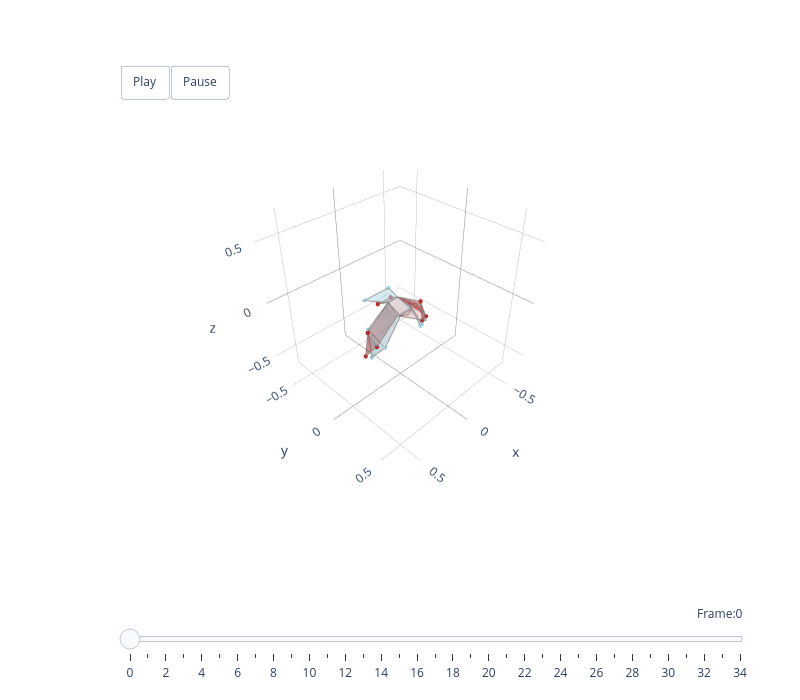

Notebook cell for this chart:
### Markdown cell above
### Compare with Hawk Wingbeat overlaid

### Code cell
# Reconstruct hawk flight using original hawk PCs and mean shape
recon_left_hawk = reconstruct(Left_selected, principal_components, mu, components_list)
recon_right_hawk = reconstruct(Right_selected, principal_components, mu, components_list)
reconstructed_hawk = to_bilateral(recon_right_hawk, left=recon_left_hawk)

# Compare hawk flight (blue) vs species flight (red)
animate_plotly_compare(
    [approx_bird3d, hawk3d],
    [reconstructed_full[:35], reconstructed_hawk[:35]],
    colours=['firebrick', 'lightblue']
)

### Figure 1 — Plotly figure (JSON) as saved in the notebook; plotly's stock layout.template omitted (floating-point values rounded to 4 significant figures)
{"data": [{"color": "firebrick", "hoverinfo": "none", "opacity": 0.5, "type": "mesh3d", "x": [-0.3123, -0.2647, -0.2802], "y": [-0.06263, 0.0156, -0.06066], "z": [-0.3507, -0.2429, -0.147]}, {"hoverinfo": "name", "line": {"color": "grey", "width": 1.5}, "mode": "lines", "name": "left_handwing firebrick", "type": "scatter3d", "x": [-0.3123, -0.2647, -0.2802, -0.3123], "y": [-0.06263, 0.0156, -0.06066, -0.06263], "z": [-0.3507, -0.2429, -0.147, -0.3507]}, {"color": "firebrick", "hoverinfo": "none", "opacity": 0.5, "type": "mesh3d", "x": [0.3026, 0.2562, 0.2738], "y": [-0.06012, 0.01677, -0.05895], "z": [-0.3524, -0.2441, -0.1481]}, {"hoverinfo": "name", "line": {"color": "grey", "width": 1.5}, "mode": "lines", "name": "right_handwing firebrick", "type": "scatter3d", "x": [0.3026, 0.2562, 0.2738, 0.3026], "y": [-0.06012, 0.01677, -0.05895, -0.06012], "z": [-0.3524, -0.2441, -0.1481, -0.3524]}, {"color": "firebrick", "hoverinfo": "none", "opacity": 0.4, "type": "mesh3d", "x": [-0.2647, -0.2802, -0.049, -0.1056], "y": [0.0156, -0.06066, -0.07383, 0.07383], "z": [-0.2429, -0.147, -1.429e-15, -0.01495]}, {"hoverinfo": "name", "line": {"color": "grey", "width": 1.5}, "mode": "lines", "name": "left_armwing firebrick", "type": "scatter3d", "x": [-0.2647, -0.2802, -0.049, -0.1056, -0.2647], "y": [0.0156, -0.06066, -0.07383, 0.07383, 0.0156], "z": [-0.2429, -0.147, -1.429e-15, -0.01495, -0.2429]}, {"color": "firebrick", "hoverinfo": "none", "opacity": 0.4, "type": "mesh3d", "x": [0.2562, 0.2738, 0.049, 0.1056], "y": [0.01677, -0.05895, -0.07383, 0.07383], "z": [-0.2441, -0.1481, -1.429e-15, -0.01495]}, {"hoverinfo": "name", "line": {"color": "grey", "width": 1.5}, "mode": "lines", "name": "right_armwing firebrick", "type": "scatter3d", "x": [0.2562, 0.2738, 0.049, 0.1056, 0.2562], "y": [0.01677, -0.05895, -0.07383, 0.07383, 0.01677], "z": [-0.2441, -0.1481, -1.429e-15, -0.01495, -0.2441]}, {"color": "firebrick", "hoverinfo": "none", "opacity": 0.2, "type": "mesh3d", "x": [0.1056, -0.1056, -0.049, 0.049], "y": [0.07383, 0.07383, -0.07383, -0.07383], "z": [-0.01495, -0.01495, -1.429e-15, -1.429e-15]}, {"hoverinfo": "name", "line": {"color": "grey", "width": 1.5}, "mode": "lines", "name": "body firebrick", "type": "scatter3d", "x": [0.1056, -0.1056, -0.049, 0.049, 0.1056], "y": [0.07383, 0.07383, -0.07383, -0.07383, 0.07383], "z": [-0.01495, -0.01495, -1.429e-15, -1.429e-15, -0.01495]}, {"color": "firebrick", "hoverinfo": "none", "opacity": 0.2, "type": "mesh3d", "x": [0.1056, 0.0, -0.1056], "y": [0.07383, 0.254, 0.07383], "z": [-0.01495, -0.01495, -0.01495]}, {"hoverinfo": "name", "line": {"color": "grey", "width": 1.5}, "mode": "lines", "name": "head firebrick", "type": "scatter3d", "x": [0.1056, 0.0, -0.1056, 0.1056], "y": [0.07383, 0.254, 0.07383, 0.07383], "z": [-0.01495, -0.01495, -0.01495, -0.01495]}, {"color": "firebrick", "hoverinfo": "none", "opacity": 0.5, "type": "mesh3d", "x": [0.06303, -0.06832, -0.049, 0.049], "y": [-0.1763, -0.1751, -0.07383, -0.07383], "z": [-0.05948, -0.06063, -1.429e-15, -1.429e-15]}, {"hoverinfo": "name", "line": {"color": "grey", "width": 1.5}, "mode": "lines", "name": "tail firebrick", "type": "scatter3d", "x": [0.06303, -0.06832, -0.049, 0.049, 0.06303], "y": [-0.1763, -0.1751, -0.07383, -0.07383, -0.1763], "z": [-0.05948, -0.06063, -1.429e-15, -1.429e-15, -0.05948]}, {"hoverinfo": "none", "marker": {"color": "firebrick", "opacity": 1, "size": 2.5}, "mode": "markers", "type": "scatter3d", "x": [-0.3123, 0.3026, -0.2647, 0.2562, -0.2802, 0.2738, -0.06832, 0.06303], "y": [-0.06263, -0.06012, 0.0156, 0.01677, -0.06066, -0.05895, -0.1751, -0.1763], "z": [-0.3507, -0.3524, -0.2429, -0.2441, -0.147, -0.1481, -0.06063, -0.05948]}, {"color": "lightblue", "hoverinfo": "none", "opacity": 0.5, "type": "mesh3d", "x": [-0.2711, -0.2012, -0.2252], "y": [-0.04521, 0.03332, -0.1253], "z": [-0.3784, -0.2787, -0.1845]}, {"hoverinfo": "name", "line": {"color": "grey", "width": 1.5}, "mode": "lines", "name": "left_handwing lightblue", "type": "scatter3d", "x": [-0.2711, -0.2012, -0.2252, -0.2711], "y": [-0.04521, 0.03332, -0.1253, -0.04521], "z": [-0.3784, -0.2787, -0.1845, -0.3784]}, {"color": "lightblue", "hoverinfo": "none", "opacity": 0.5, "type": "mesh3d", "x": [0.2607, 0.1925, 0.2184], "y": [-0.04147, 0.03473, -0.1215], "z": [-0.3806, -0.2797, -0.185]}, {"hoverinfo": "name", "line": {"color": "grey", "width": 1.5}, "mode": "lines", "name": "right_handwing lightblue", "type": "scatter3d", "x": [0.2607, 0.1925, 0.2184, 0.2607], "y": [-0.04147, 0.03473, -0.1215, -0.04147], "z": [-0.3806, -0.2797, -0.185, -0.3806]}, {"color": "lightblue", "hoverinfo": "none", "opacity": 0.4, "type": "mesh3d", "x": [-0.2012, -0.2252, -0.05, -0.06], "y": [0.03332, -0.1253, -0.08, 0.06], "z": [-0.2787, -0.1845, -0.005, -0.045]}, {"hoverinfo": "name", "line": {"color": "grey", "width": 1.5}, "mode": "lines", "name": "left_armwing lightblue", "type": "scatter3d", "x": [-0.2012, -0.2252, -0.05, -0.06, -0.2012], "y": [0.03332, -0.1253, -0.08, 0.06, 0.03332], "z": [-0.2787, -0.1845, -0.005, -0.045, -0.2787]}, {"color": "lightblue", "hoverinfo": "none", "opacity": 0.4, "type": "mesh3d", "x": [0.1925, 0.2184, 0.05, 0.06], "y": [0.03473, -0.1215, -0.08, 0.06], "z": [-0.2797, -0.185, -0.005, -0.045]}, {"hoverinfo": "name", "line": {"color": "grey", "width": 1.5}, "mode": "lines", "name": "right_armwing lightblue", "type": "scatter3d", "x": [0.1925, 0.2184, 0.05, 0.06, 0.1925], "y": [0.03473, -0.1215, -0.08, 0.06, 0.03473], "z": [-0.2797, -0.185, -0.005, -0.045, -0.2797]}, {"color": "lightblue", "hoverinfo": "none", "opacity": 0.2, "type": "mesh3d", "x": [0.06, -0.06, -0.05, 0.05], "y": [0.06, 0.06, -0.08, -0.08], "z": [-0.045, -0.045, -0.005, -0.005]}, {"hoverinfo": "name", "line": {"color": "grey", "width": 1.5}, "mode": "lines", "name": "body lightblue", "type": "scatter3d", "x": [0.06, -0.06, -0.05, 0.05, 0.06], "y": [0.06, 0.06, -0.08, -0.08, 0.06], "z": [-0.045, -0.045, -0.005, -0.005, -0.045]}, {"color": "lightblue", "hoverinfo": "none", "opacity": 0.2, "type": "mesh3d", "x": [0.06, 3.743e-05, -0.06], "y": [0.06, 0.0705, 0.06], "z": [-0.045, -0.0617, -0.045]}, {"hoverinfo": "name", "line": {"color": "grey", "width": 1.5}, "mode": "lines", "name": "head lightblue", "type": "scatter3d", "x": [0.06, 3.743e-05, -0.06, 0.06], "y": [0.06, 0.0705, 0.06, 0.06], "z": [-0.045, -0.0617, -0.045, -0.045]}, {"color": "lightblue", "hoverinfo": "none", "opacity": 0.5, "type": "mesh3d", "x": [0.1193, -0.1284, -0.05, 0.05], "y": [-0.263, -0.2605, -0.08, -0.08], "z": [-0.04141, -0.0438, -0.005, -0.005]}, {"hoverinfo": "name", "line": {"color": "grey", "width": 1.5}, "mode": "lines", "name": "tail lightblue", "type": "scatter3d", "x": [0.1193, -0.1284, -0.05, 0.05, 0.1193], "y": [-0.263, -0.2605, -0.08, -0.08, -0.263], "z": [-0.04141, -0.0438, -0.005, -0.005, -0.04141]}, {"hoverinfo": "none", "marker": {"color": "lightblue", "opacity": 1, "size": 2.5}, "mode": "markers", "type": "scatter3d", "x": [-0.2711, 0.2607, -0.2012, 0.1925, -0.2252, 0.2184, -0.1284, 0.1193], "y": [-0.04521, -0.04147, 0.03332, 0.03473, -0.1253, -0.1215, -0.2605, -0.263], "z": [-0.3784, -0.3806, -0.2787, -0.2797, -0.1845, -0.185, -0.0438, -0.04141]}], "layout": {"height": 700, "margin": {"b": 100, "l": 50, "r": 50, "t": 100}, "scene": {"aspectmode": "cube", "aspectratio": {"x": 1, "y": 1, "z": 1}, "camera": {"eye": {"x": 1.5, "y": 1.5, "z": 1.5}, "up": {"x": 0, "y": 0, "z": 1}}, "domain": {"x": [0, 1], "y": [0.1, 1]}, "xaxis": {"backgroundcolor": "white", "dtick": 0.5, "gridcolor": "grey", "gridwidth": 0.5, "range": [-0.6841, 0.6841], "showbackground": true, "tick0": 0, "zerolinecolor": "grey"}, "yaxis": {"backgroundcolor": "white", "dtick": 0.5, "gridcolor": "grey", "gridwidth": 0.5, "range": [-0.6899, 0.6783], "showbackground": true, "tick0": 0, "zerolinecolor": "grey"}, "zaxis": {"backgroundcolor": "white", "dtick": 0.5, "gridcolor": "grey", "gridwidth": 0.5, "range": [-0.6841, 0.6841], "showbackground": true, "tick0": 0, "zerolinecolor": "grey"}}, "showlegend": false, "sliders": [{"active": 0, "currentvalue": {"font": {"size": 12}, "prefix": "Frame:", "visible": true, "xanchor": "right"}, "len": 0.9, "pad": {"b": 10, "t": 50}, "steps": [{"args": [[0], {"frame": {"duration": 300, "redraw": true}, "mode": "immediate", "transition": {"duration": 300}}], "label": "0", "method": "animate"}, {"args": [[1], {"frame": {"duration": 300, "redraw": true}, "mode": "immediate", "transition": {"duration": 300}}], "label": "1", "method": "animate"}, {"args": [[2], {"frame": {"duration": 300, "redraw": true}, "mode": "immediate", "transition": {"duration": 300}}], "label": "2", "method": "animate"}, {"args": [[3], {"frame": {"duration": 300, "redraw": true}, "mode": "immediate", "transition": {"duration": 300}}], "label": "3", "method": "animate"}, {"args": [[4], {"frame": {"duration": 300, "redraw": true}, "mode": "immediate", "transition": {"duration": 300}}], "label": "4", "method": "animate"}, {"args": [[5], {"frame": {"duration": 300, "redraw": true}, "mode": "immediate", "transition": {"duration": 300}}], "label": "5", "method": "animate"}, {"args": [[6], {"frame": {"duration": 300, "redraw": true}, "mode": "immediate", "transition": {"duration": 300}}], "label": "6", "method": "animate"}, {"args": [[7], {"frame": {"duration": 300, "redraw": true}, "mode": "immediate", "transition": {"duration": 300}}], "label": "7", "method": "animate"}, {"args": [[8], {"frame": {"duration": 300, "redraw": true}, "mode": "immediate", "transition": {"duration": 300}}], "label": "8", "method": "animate"}, {"args": [[9], {"frame": {"duration": 300, "redraw": true}, "mode": "immediate", "transition": {"duration": 300}}], "label": "9", "method": "animate"}, {"args": [[10], {"frame": {"duration": 300, "redraw": true}, "mode": "immediate", "transition": {"duration": 300}}], "label": "10", "method": "animate"}, {"args": [[11], {"frame": {"duration": 300, "redraw": true}, "mode": "immediate", "transition": {"duration": 300}}], "label": "11", "method": "animate"}, {"args": [[12], {"frame": {"duration": 300, "redraw": true}, "mode": "immediate", "transition": {"duration": 300}}], "label": "12", "method": "animate"}, {"args": [[13], {"frame": {"duration": 300, "redraw": true}, "mode": "immediate", "transition": {"duration": 300}}], "label": "13", "method": "animate"}, {"args": [[14], {"frame": {"duration": 300, "redraw": true}, "mode": "immediate", "transition": {"duration": 300}}], "label": "14", "method": "animate"}, {"args": [[15], {"frame": {"duration": 300, "redraw": true}, "mode": "immediate", "transition": {"duration": 300}}], "label": "15", "method": "animate"}, {"args": [[16], {"frame": {"duration": 300, "redraw": true}, "mode": "immediate", "transition": {"duration": 300}}], "label": "16", "method": "animate"}, {"args": [[17], {"frame": {"duration": 300, "redraw": true}, "mode": "immediate", "transition": {"duration": 300}}], "label": "17", "method": "animate"}, {"args": [[18], {"frame": {"duration": 300, "redraw": true}, "mode": "immediate", "transition": {"duration": 300}}], "label": "18", "method": "animate"}, {"args": [[19], {"frame": {"duration": 300, "redraw": true}, "mode": "immediate", "transition": {"duration": 300}}], "label": "19", "method": "animate"}, {"args": [[20], {"frame": {"duration": 300, "redraw": true}, "mode": "immediate", "transition": {"duration": 300}}], "label": "20", "method": "animate"}, {"args": [[21], {"frame": {"duration": 300, "redraw": true}, "mode": "immediate", "transition": {"duration": 300}}], "label": "21", "method": "animate"}, {"args": [[22], {"frame": {"duration": 300, "redraw": true}, "mode": "immediate", "transition": {"duration": 300}}], "label": "22", "method": "animate"}, {"args": [[23], {"frame": {"duration": 300, "redraw": true}, "mode": "immediate", "transition": {"duration": 300}}], "label": "23", "method": "animate"}, {"args": [[24], {"frame": {"duration": 300, "redraw": true}, "mode": "immediate", "transition": {"duration": 300}}], "label": "24", "method": "animate"}, {"args": [[25], {"frame": {"duration": 300, "redraw": true}, "mode": "immediate", "transition": {"duration": 300}}], "label": "25", "method": "animate"}, {"args": [[26], {"frame": {"duration": 300, "redraw": true}, "mode": "immediate", "transition": {"duration": 300}}], "label": "26", "method": "animate"}, {"args": [[27], {"frame": {"duration": 300, "redraw": true}, "mode": "immediate", "transition": {"duration": 300}}], "label": "27", "method": "animate"}, {"args": [[28], {"frame": {"duration": 300, "redraw": true}, "mode": "immediate", "transition": {"duration": 300}}], "label": "28", "method": "animate"}, {"args": [[29], {"frame": {"duration": 300, "redraw": true}, "mode": "immediate", "transition": {"duration": 300}}], "label": "29", "method": "animate"}, {"args": [[30], {"frame": {"duration": 300, "redraw": true}, "mode": "immediate", "transition": {"duration": 300}}], "label": "30", "method": "animate"}, {"args": [[31], {"frame": {"duration": 300, "redraw": true}, "mode": "immediate", "transition": {"duration": 300}}], "label": "31", "method": "animate"}, {"args": [[32], {"frame": {"duration": 300, "redraw": true}, "mode": "immediate", "transition": {"duration": 300}}], "label": "32", "method": "animate"}, {"args": [[33], {"frame": {"duration": 300, "redraw": true}, "mode": "immediate", "transition": {"duration": 300}}], "label": "33", "method": "animate"}, {"args": [[34], {"frame": {"duration": 300, "redraw": true}, "mode": "immediate", "transition": {"duration": 300}}], "label": "34", "method": "animate"}], "transition": {"duration": 300, "easing": "cubic-in-out"}, "x": 0.1, "xanchor": "left", "y": 0, "yanchor": "top"}], "updatemenus": [{"buttons": [{"args": [null, {"frame": {"duration": 100, "redraw": true}, "mode": "immediate"}], "label": "Play", "method": "animate"}, {"args": [[null], {"frame": {"duration": 0, "redraw": true}, "mode": "immediate"}], "label": "Pause", "method": "animate"}], "direction": "left", "pad": {"r": 10, "t": 10}, "showactive": false, "type": "buttons", "x": 0.1, "xanchor": "left", "y": 1.1, "yanchor": "top"}], "width": 800}}
